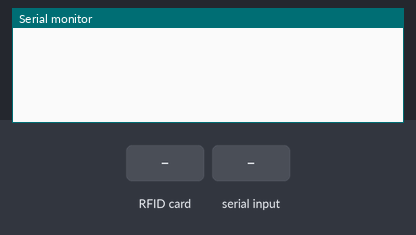
Recording of a sketch running on a simulated Arduino Uno, built with avr-gcc and run on an emulated ATmega328P. On the bench: the last lines printed to the serial monitor. The test bench sets the inputs (shaded band). The modem accepts every AT command (registered, SIM ready, sends succeed) and sends nothing else.

Above: at 1.2 s.
1.3 s: RFID card 5E 7A 19 C4 held to the reader
At 1.8 s:
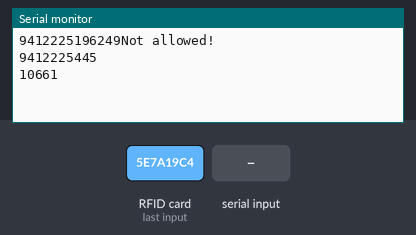
2.8 s: "90,45\n" received over the second serial link
At 3.56 s:
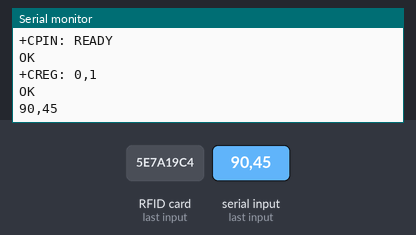

Measured:
- after the input at 1.3 s, the serial monitor: prints a new line at once (image 1)
- after the input at 2.8 s, the serial monitor: prints a new line after 0.46 s (image 2)

The sketch:

rfid_gsm_test.ino
```cpp
#include <SoftwareSerial.h>
//#include <MFRC522.h>
#include <RFID.h>

#include <SPI.h>
SoftwareSerial GSM(9,10);
#define SS_PIN 6
#define RST_PIN 5
//
RFID rfid(SS_PIN,RST_PIN);  //
//MFRC522 rfid(SS_PIN, RST_PIN); // Instance of the class

//MFRC522::MIFARE_Key key;
//
int cards[][5] = {
  {23,61,989,187,152}};
bool access = false;
//
int b=0;
String uidString;

void setup() {
  SPI.begin(); // Init SPI bus
  rfid.init();  //rfid.PCD_Init(); // Init MFRC522
  Serial.begin(9600);
  GSM.begin(9600);
}


void loop()
{

   if(rfid.isCard())
   {
        if(rfid.readCardSerial()){
            Serial.print(rfid.serNum[0]);
            Serial.print(rfid.serNum[1]);
            Serial.print(rfid.serNum[2]);
            Serial.print(rfid.serNum[3]);
            Serial.print(rfid.serNum[4]);

           for(int x = 0; x < sizeof(cards); x++){
              for(int i = 0; i < sizeof(rfid.serNum); i++ ){
                  if(rfid.serNum[i] != cards[x][i]) {
                      access = false;
                      break;
                  } else {
                      access = true;
                  }
              }
              if(access) break;
            }

        }

       if(access){
          Serial.println("Welcome!");

      } else {
           Serial.println("Not allowed!");

       }

  uidString = String(rfid.serNum[0])+String(rfid.serNum[1])+String(rfid.serNum[2])+String(rfid.serNum[3]+rfid.serNum[4]);
  Serial.println(uidString);
  int b=uidString.toInt();
  Serial.println(b);
  delay(400);

  GSM.println("AT+CSQ");
  delay(500); ShowSerialData();

//
GSM.println("AT+CPIN?");
  delay(500);ShowSerialData();
 GSM.println("AT+CREG?");
  delay(500);ShowSerialData();
  //
  GSM.println("AT+CGATT?"); //Attach or Detach from GPRS Support
  delay(500);ShowSerialData();

  GSM.println("AT+CIPSHUT");//closing existing connection
  delay(500);ShowSerialData();

  GSM.println("AT+SAPBR=3,1,\"CONTYPE\",\"GPRS\"");//setting the SAPBR, the connection type is using gprs
  delay(1000);
  ShowSerialData();

  Serial.println("AT+SAPBR=3,1,\"APN\",\"gpinternet\"");//setting the APN, Access point name string
  delay(2000);

  ShowSerialData();

  GSM.println("AT+SAPBR=1,1");//setting the SAPBR
  delay(10000);
  ShowSerialData();

  //
    GSM.println("AT+CIPSTATUS");
    delay(1000);  ShowSerialData();
     GSM.println("AT+CIPMUX=0");
    delay(1000); ShowSerialData();
     GSM.println("AT+CSTT=\"gpinternet\"");
  delay(1000); ShowSerialData();
     GSM.println("AT+CIICR");
    delay(1000); ShowSerialData();
    GSM.println("AT+CIFSR");
    delay(1000); ShowSerialData();
    //GSM.println("AT+CIPSTART=\"TCP\",\"api.thingspeak.com\",\"80\"""");
    //delay(5000); ShowSerialData();
    //GSM.println("AT+CIPSEND");
    // ShowSerialData();
    //GSM.println("GET https://api.thingspeak.com/update?api_key=4NYF8BRP2PNG21YI&field1=210");
    // GSM.println(0x1a);


    GSM.println("AT+HTTPINIT"); //init the HTTP request
     delay(4000);
  ShowSerialData();

  GSM.println("AT+HTTPPARA=\"URL\",\"http://rfiddatasoft.000webhostapp.com/report.php?CardNo="+uidString+"\"");
  delay(5000);

  ShowSerialData();
GSM.println("AT+HTTPPARA=\"CID\",1");
  delay(10000);

  GSM.println("AT+HTTPACTION=0");//submit the request
  delay(10000);//the delay is very important, the delay time is base on the return from the website, if the return datas are very large, the time required longer.
  //while(!SIM900.available());

  ShowSerialData();

  GSM.println("AT+HTTPREAD");// read the data from the website you access
  delay(1000);
  //changeLed();
  ShowSerialData();

  GSM.println("");
  delay(7000); ShowSerialData();

    GSM.println("AT+HTTPTERM");// read the data from the website you access
    delay(7000); ShowSerialData();

//    byte c;
//    if (c == '*')
//        { c=0x1a;}

   // GSM.println("*");
    //GSM.write(0x1a); //ctr+z

//    GSM.println("AT+CIPSHUT");
//     delay(3000);ShowSerialData();


 }
  rfid.halt();
}


void ShowSerialData()
{
  while(GSM.available()!=0)
    Serial.write(char (GSM.read()));
}
```
